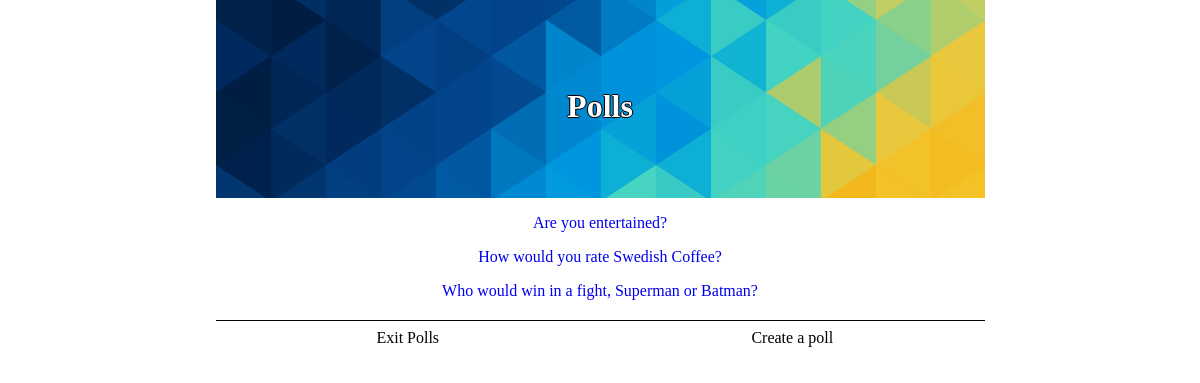
Screenshot of /polls/ with the database file from the repository.
### polls/models.py (models this page shows, shortened)
class Question(models.Model):
    question_text = models.CharField(max_length=200)
    pub_date = models.DateTimeField('date published')
    def was_published_recently(self):
        now=timezone.now();
        return  now-datetime.timedelta(days=1) <= self.pub_date <= now
    was_published_recently.admin_order_field = 'pub_date'
    was_published_recently.boolean = True
    was_published_recently.short_description = 'Published recently?'

### polls/views.py (the view)
class IndexView(generic.ListView):
    template_name = 'polls/index.html'
    context_object_name = 'latest_question_list'
    def get_queryset(self):
        return Question.objects.filter(pub_date__lte=timezone.now()).order_by('-pub_date')[:5]

### polls/templates/polls/index.html (shortened to what this page needs)
{% extends "polls/base.html" %}
{% load staticfiles %}
{% block header %}
    <h1>Polls</h1>
{% endblock %}
{% block container %}
    <div class="content">
        {% if latest_question_list %}
            {% for question in latest_question_list %}
                <p><a href="/polls/{{ question.id }}/">{{ question.question_text }}</a></p>
            {% endfor %}
        {% else %}
            <p>No polls are available.</p>
        {% endif %}
    </div>
{% endblock %}
{% block lAction %}
    <a class="actionButton lbutton" href="{% url 'website:projects' %}">
            Exit Polls
    </a>
{% endblock %}
{% block rAction %}
    <a class="actionButton rbutton" href="/polls/create/">
        <div class="">
            Create a poll
        </div>
    </a>
{% endblock %}

### polls/static/polls/style.css (style rules this page uses)
.content { width:100%; }
.content a, h1 { text-align: center; text-decoration: none; }
.headerh1 h1 { margin:0px; padding:0px; }
.actionButton { background-color: white; border: none; cursor:pointer; text-align: center; width:100%; padding-top:8px; padding-bottom:8px; text-decoration: none; color:black; }
.lbutton { order:2; }
.rbutton { order:1; }
@media screen and (min-width: 426px) { .actionButton { width:50%; } }
@media screen and (min-width: 426px) { .lbutton { order:1; } }
@media screen and (min-width: 426px) { .rbutton { order:2; } }

### rows the page displays
Question: question_text "Are you entertained?"
Question: question_text "How would you rate Swedish Coffee?"
Question: question_text "Who would win in a fight, Superman or Batman?"
